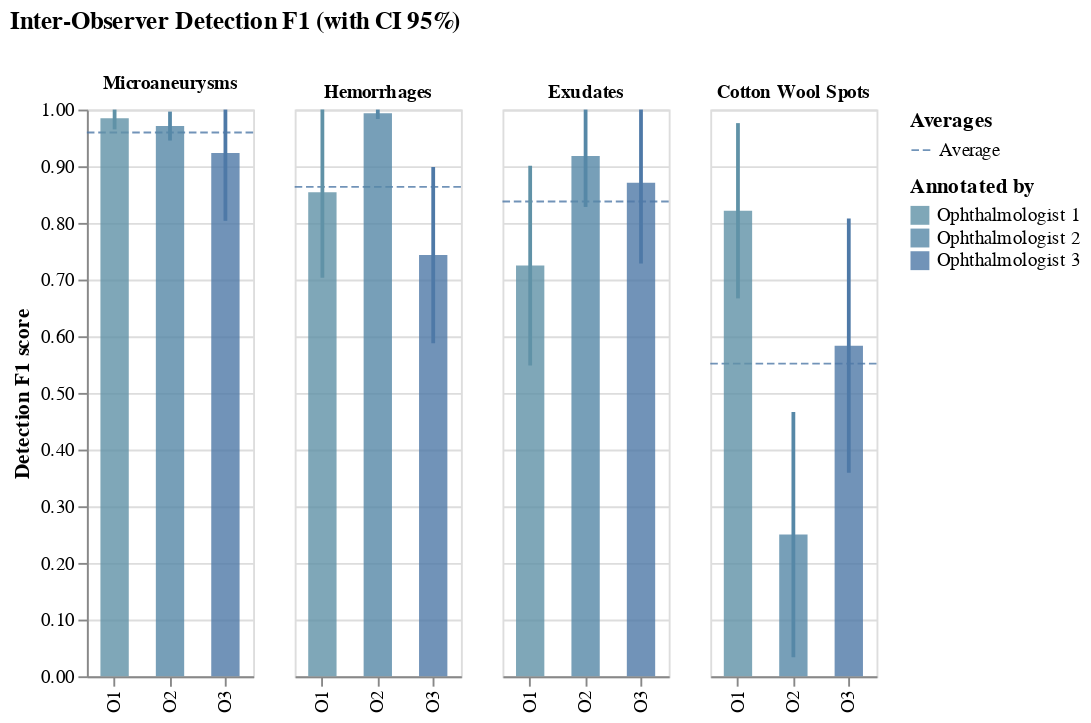

Notebook cell for this chart:
### Code cell
f1_mean, f1_ci = to_mean_ci_series(select(stats_per_ret, "f1 detection"), name_map=retinologists_name_map)
avg_rules =[sum(v)/len(v) for v in zip(*list(f1_mean.values()))]

O_label = {f"O{n}": f"Ophthalmologist {n}" for n in range(1, 4)}

chart = plot_compare(
    "Detection F1 score",
    src_labels=O_label,
    value=f1_mean,
    CI=f1_ci,
    rules={"Average": avg_rules},
    title="Inter-Observer Detection F1 (with CI 95%)",
    ymax=1,
    color_scale=retinologists_color_scale | {"Average": "#4e79a7"},
    lesions=LESIONS,
    
)
chart.configure_legend(symbolLimit=0)
chart

### Figure 1 — Vega-Lite specification as saved in the notebook (floating-point values rounded to 4 significant figures)
{"config": {"view": {"continuousWidth": 300, "continuousHeight": 300}, "concat": {"spacing": 15}, "title": {"baseline": "bottom", "subtitleFontSize": 10, "subtitleFontWeight": "bold"}}, "hconcat": [{"layer": [{"mark": {"type": "rule", "opacity": 0.8, "strokeDash": [4, 2], "strokeWidth": 1}, "encoding": {"color": {"field": "ruleName", "legend": null, "scale": {"domain": ["Average"], "range": ["#4e79a7"]}, "type": "nominal"}, "y": {"field": "ruleValue", "type": "quantitative"}}, "transform": [{"calculate": "format(datum.value, ',.3f') + ' +/- ' + format(datum.CI, ',.3f')", "as": "tooltipValue"}, {"filter": "(datum.lesion === 'Microaneurysms')"}, {"filter": "(datum.src === 'O1')"}, {"fold": ["Average"], "as": ["ruleName", "ruleValue"]}]}, {"layer": [{"mark": {"type": "bar", "opacity": 0.8, "size": 15}, "encoding": {"color": {"field": "src_label", "legend": null, "scale": {"domain": ["Ophthalmologist 1", "Ophthalmologist 2", "Ophthalmologist 3"], "range": ["#6092a7", "#5688a7", "#4e79a7"]}, "type": "nominal"}, "tooltip": [{"field": "tooltipValue", "title": "Detection F1 score", "type": "nominal"}, {"field": "Average", "format": ".3f", "type": "quantitative"}], "x": {"field": "src", "sort": ["O1", "O2", "O3"], "title": "", "type": "nominal"}, "y": {"axis": {"format": ".2f", "title": "Detection F1 score"}, "field": "value", "scale": {"domain": [0, 1]}, "type": "quantitative"}}, "transform": [{"calculate": "format(datum.value, ',.3f') + ' +/- ' + format(datum.CI, ',.3f')", "as": "tooltipValue"}, {"filter": "(datum.lesion === 'Microaneurysms')"}]}, {"mark": {"type": "bar", "width": 2}, "encoding": {"color": {"field": "src_label", "legend": null, "scale": {"domain": ["Ophthalmologist 1", "Ophthalmologist 2", "Ophthalmologist 3"], "range": ["#6092a7", "#5688a7", "#4e79a7"]}, "type": "nominal"}, "tooltip": [{"field": "tooltipValue", "title": "Detection F1 score", "type": "nominal"}, {"field": "Average", "format": ".3f", "type": "quantitative"}], "x": {"field": "src", "sort": ["O1", "O2", "O3"], "type": "nominal"}, "y": {"field": "upper_y", "type": "quantitative"}, "y2": {"field": "lower_y"}}, "transform": [{"calculate": "format(datum.value, ',.3f') + ' +/- ' + format(datum.CI, ',.3f')", "as": "tooltipValue"}, {"filter": "(datum.lesion === 'Microaneurysms')"}, {"calculate": "min(datum.value+datum.CI,1)", "as": "upper_y"}, {"calculate": "max(datum.value-datum.CI,0)", "as": "lower_y"}]}]}], "resolve": {"scale": {"color": "independent"}}, "title": {"text": [], "subtitle": ["Microaneurysms"]}, "width": 88}, {"layer": [{"mark": {"type": "rule", "opacity": 0.8, "strokeDash": [4, 2], "strokeWidth": 1}, "encoding": {"color": {"field": "ruleName", "legend": null, "scale": {"domain": ["Average"], "range": ["#4e79a7"]}, "type": "nominal"}, "y": {"field": "ruleValue", "type": "quantitative"}}, "transform": [{"calculate": "format(datum.value, ',.3f') + ' +/- ' + format(datum.CI, ',.3f')", "as": "tooltipValue"}, {"filter": "(datum.lesion === 'Hemorrhages')"}, {"filter": "(datum.src === 'O1')"}, {"fold": ["Average"], "as": ["ruleName", "ruleValue"]}]}, {"layer": [{"mark": {"type": "bar", "opacity": 0.8, "size": 15}, "encoding": {"color": {"field": "src_label", "legend": null, "scale": {"domain": ["Ophthalmologist 1", "Ophthalmologist 2", "Ophthalmologist 3"], "range": ["#6092a7", "#5688a7", "#4e79a7"]}, "type": "nominal"}, "tooltip": [{"field": "tooltipValue", "title": "Detection F1 score", "type": "nominal"}, {"field": "Average", "format": ".3f", "type": "quantitative"}], "x": {"field": "src", "sort": ["O1", "O2", "O3"], "title": "", "type": "nominal"}, "y": {"axis": {"domain": false, "labels": false, "tickWidth": 0, "title": ""}, "field": "value", "scale": {"domain": [0, 1]}, "type": "quantitative"}}, "transform": [{"calculate": "format(datum.value, ',.3f') + ' +/- ' + format(datum.CI, ',.3f')", "as": "tooltipValue"}, {"filter": "(datum.lesion === 'Hemorrhages')"}]}, {"mark": {"type": "bar", "width": 2}, "encoding": {"color": {"field": "src_label", "legend": null, "scale": {"domain": ["Ophthalmologist 1", "Ophthalmologist 2", "Ophthalmologist 3"], "range": ["#6092a7", "#5688a7", "#4e79a7"]}, "type": "nominal"}, "tooltip": [{"field": "tooltipValue", "title": "Detection F1 score", "type": "nominal"}, {"field": "Average", "format": ".3f", "type": "quantitative"}], "x": {"field": "src", "sort": ["O1", "O2", "O3"], "type": "nominal"}, "y": {"field": "upper_y", "type": "quantitative"}, "y2": {"field": "lower_y"}}, "transform": [{"calculate": "format(datum.value, ',.3f') + ' +/- ' + format(datum.CI, ',.3f')", "as": "tooltipValue"}, {"filter": "(datum.lesion === 'Hemorrhages')"}, {"calculate": "min(datum.value+datum.CI,1)", "as": "upper_y"}, {"calculate": "max(datum.value-datum.CI,0)", "as": "lower_y"}]}]}], "resolve": {"scale": {"color": "independent"}}, "title": {"text": [], "subtitle": ["Hemorrhages"]}, "width": 88}, {"layer": [{"mark": {"type": "rule", "opacity": 0.8, "strokeDash": [4, 2], "strokeWidth": 1}, "encoding": {"color": {"field": "ruleName", "legend": null, "scale": {"domain": ["Average"], "range": ["#4e79a7"]}, "type": "nominal"}, "y": {"field": "ruleValue", "type": "quantitative"}}, "transform": [{"calculate": "format(datum.value, ',.3f') + ' +/- ' + format(datum.CI, ',.3f')", "as": "tooltipValue"}, {"filter": "(datum.lesion === 'Exudates')"}, {"filter": "(datum.src === 'O1')"}, {"fold": ["Average"], "as": ["ruleName", "ruleValue"]}]}, {"layer": [{"mark": {"type": "bar", "opacity": 0.8, "size": 15}, "encoding": {"color": {"field": "src_label", "legend": null, "scale": {"domain": ["Ophthalmologist 1", "Ophthalmologist 2", "Ophthalmologist 3"], "range": ["#6092a7", "#5688a7", "#4e79a7"]}, "type": "nominal"}, "tooltip": [{"field": "tooltipValue", "title": "Detection F1 score", "type": "nominal"}, {"field": "Average", "format": ".3f", "type": "quantitative"}], "x": {"field": "src", "sort": ["O1", "O2", "O3"], "title": "", "type": "nominal"}, "y": {"axis": {"domain": false, "labels": false, "tickWidth": 0, "title": ""}, "field": "value", "scale": {"domain": [0, 1]}, "type": "quantitative"}}, "transform": [{"calculate": "format(datum.value, ',.3f') + ' +/- ' + format(datum.CI, ',.3f')", "as": "tooltipValue"}, {"filter": "(datum.lesion === 'Exudates')"}]}, {"mark": {"type": "bar", "width": 2}, "encoding": {"color": {"field": "src_label", "legend": null, "scale": {"domain": ["Ophthalmologist 1", "Ophthalmologist 2", "Ophthalmologist 3"], "range": ["#6092a7", "#5688a7", "#4e79a7"]}, "type": "nominal"}, "tooltip": [{"field": "tooltipValue", "title": "Detection F1 score", "type": "nominal"}, {"field": "Average", "format": ".3f", "type": "quantitative"}], "x": {"field": "src", "sort": ["O1", "O2", "O3"], "type": "nominal"}, "y": {"field": "upper_y", "type": "quantitative"}, "y2": {"field": "lower_y"}}, "transform": [{"calculate": "format(datum.value, ',.3f') + ' +/- ' + format(datum.CI, ',.3f')", "as": "tooltipValue"}, {"filter": "(datum.lesion === 'Exudates')"}, {"calculate": "min(datum.value+datum.CI,1)", "as": "upper_y"}, {"calculate": "max(datum.value-datum.CI,0)", "as": "lower_y"}]}]}], "resolve": {"scale": {"color": "independent"}}, "title": {"text": [], "subtitle": ["Exudates"]}, "width": 88}, {"layer": [{"mark": {"type": "rule", "opacity": 0.8, "strokeDash": [4, 2], "strokeWidth": 1}, "encoding": {"color": {"field": "ruleName", "legend": {"symbolDash": [4, 2], "symbolStrokeWidth": 1, "symbolType": "stroke", "title": "Averages"}, "scale": {"domain": ["Average"], "range": ["#4e79a7"]}, "type": "nominal"}, "y": {"field": "ruleValue", "type": "quantitative"}}, "transform": [{"calculate": "format(datum.value, ',.3f') + ' +/- ' + format(datum.CI, ',.3f')", "as": "tooltipValue"}, {"filter": "(datum.lesion === 'Cotton Wool Spots')"}, {"filter": "(datum.src === 'O1')"}, {"fold": ["Average"], "as": ["ruleName", "ruleValue"]}]}, {"layer": [{"mark": {"type": "bar", "opacity": 0.8, "size": 15}, "encoding": {"color": {"field": "src_label", "legend": {"symbolOpacity": 0.8, "symbolStrokeWidth": 0, "symbolType": "square", "title": "Annotated by"}, "scale": {"domain": ["Ophthalmologist 1", "Ophthalmologist 2", "Ophthalmologist 3"], "range": ["#6092a7", "#5688a7", "#4e79a7"]}, "type": "nominal"}, "tooltip": [{"field": "tooltipValue", "title": "Detection F1 score", "type": "nominal"}, {"field": "Average", "format": ".3f", "type": "quantitative"}], "x": {"field": "src", "sort": ["O1", "O2", "O3"], "title": "", "type": "nominal"}, "y": {"axis": {"domain": false, "labels": false, "tickWidth": 0, "title": ""}, "field": "value", "scale": {"domain": [0, 1]}, "type": "quantitative"}}, "transform": [{"calculate": "format(datum.value, ',.3f') + ' +/- ' + format(datum.CI, ',.3f')", "as": "tooltipValue"}, {"filter": "(datum.lesion === 'Cotton Wool Spots')"}]}, {"mark": {"type": "bar", "width": 2}, "encoding": {"color": {"field": "src_label", "legend": null, "scale": {"domain": ["Ophthalmologist 1", "Ophthalmologist 2", "Ophthalmologist 3"], "range": ["#6092a7", "#5688a7", "#4e79a7"]}, "type": "nominal"}, "tooltip": [{"field": "tooltipValue", "title": "Detection F1 score", "type": "nominal"}, {"field": "Average", "format": ".3f", "type": "quantitative"}], "x": {"field": "src", "sort": ["O1", "O2", "O3"], "type": "nominal"}, "y": {"field": "upper_y", "type": "quantitative"}, "y2": {"field": "lower_y"}}, "transform": [{"calculate": "format(datum.value, ',.3f') + ' +/- ' + format(datum.CI, ',.3f')", "as": "tooltipValue"}, {"filter": "(datum.lesion === 'Cotton Wool Spots')"}, {"calculate": "min(datum.value+datum.CI,1)", "as": "upper_y"}, {"calculate": "max(datum.value-datum.CI,0)", "as": "lower_y"}]}]}], "resolve": {"scale": {"color": "independent"}}, "title": {"text": [], "subtitle": ["Cotton Wool Spots"]}, "width": 88}], "data": {"name": "data-b95d281da4030ad4c5733d38e2c21ad2"}, "title": "Inter-Observer Detection F1 (with CI 95%)", "$schema": "https://vega.github.io/schema/vega-lite/v5.17.0.json", "datasets": {"data-b95d281da4030ad4c5733d38e2c21ad2": [{"lesion": "Microaneurysms", "src": "O1", "src_label": "Ophthalmologist 1", "value": 0.9845, "CI": 0.01953, "Average": 0.9595}, {"lesion": "Hemorrhages", "src": "O1", "src_label": "Ophthalmologist 1", "value": 0.8542, "CI": 0.1512, "Average": 0.8636}, {"lesion": "Exudates", "src": "O1", "src_label": "Ophthalmologist 1", "value": 0.7246, "CI": 0.1761, "Average": 0.8378}, {"lesion": "Cotton Wool Spots", "src": "O1", "src_label": "Ophthalmologist 1", "value": 0.8214, "CI": 0.1546, "Average": 0.5516}, {"lesion": "Microaneurysms", "src": "O2", "src_label": "Ophthalmologist 2", "value": 0.9709, "CI": 0.02555, "Average": 0.9595}, {"lesion": "Hemorrhages", "src": "O2", "src_label": "Ophthalmologist 2", "value": 0.9933, "CI": 0.01, "Average": 0.8636}, {"lesion": "Exudates", "src": "O2", "src_label": "Ophthalmologist 2", "value": 0.9179, "CI": 0.08966, "Average": 0.8378}, {"lesion": "Cotton Wool Spots", "src": "O2", "src_label": "Ophthalmologist 2", "value": 0.25, "CI": 0.2165, "Average": 0.5516}, {"lesion": "Microaneurysms", "src": "O3", "src_label": "Ophthalmologist 3", "value": 0.9233, "CI": 0.1196, "Average": 0.9595}, {"lesion": "Hemorrhages", "src": "O3", "src_label": "Ophthalmologist 3", "value": 0.7433, "CI": 0.1555, "Average": 0.8636}, {"lesion": "Exudates", "src": "O3", "src_label": "Ophthalmologist 3", "value": 0.8709, "CI": 0.1426, "Average": 0.8378}, {"lesion": "Cotton Wool Spots", "src": "O3", "src_label": "Ophthalmologist 3", "value": 0.5833, "CI": 0.2244, "Average": 0.5516}]}}
